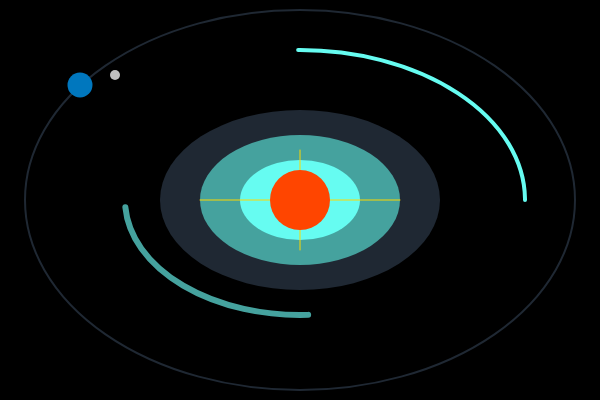
Frame 1 (no input)
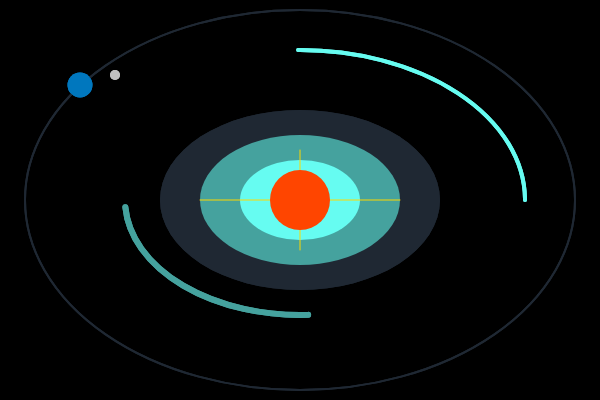
Frame 2 (the mouse pressed at the canvas centre, redrawn once)

The p5.js sketch that drew these frames (run headless with seeded random() and noise() and a simulated clock; the mouse was pressed at the canvas centre and the sketch redrawn once):

// p5.js sketch
// ── sketch.js
function setup() {
  createCanvas(600, 400);
  background("#000000");
  noLoop();
}

function draw() {
  noFill();
  stroke("#1F2833");
  strokeWeight(2);
  ellipse(300, 200, 550, 380);

  stroke("#66FCF1");
  strokeWeight(4);
  arc(300, 200, 450, 300, 4.7, 0); 
  
  stroke("#45A29E");
  strokeWeight(6);
  arc(300, 200, 350, 230, 1.5, 3.1);

  noStroke();
  fill("#1F2833");
  ellipse(300, 200, 280, 180);
  
  fill("#45A29E");
  ellipse(300, 200, 200, 130);
  
  fill("#66FCF1");
  ellipse(300, 200, 120, 80);

  stroke("#FFD700");
  strokeWeight(1);
  line(300, 150, 300, 250);
  line(200, 200, 400, 200);

  noStroke();
  fill("#FF4500");
  ellipse(300, 200, 60, 60); 

  fill("#0077BE");
  ellipse(80, 85, 25, 25); 

  fill("#C0C0C0"); 
  ellipse(115, 75, 10, 10); 
}
